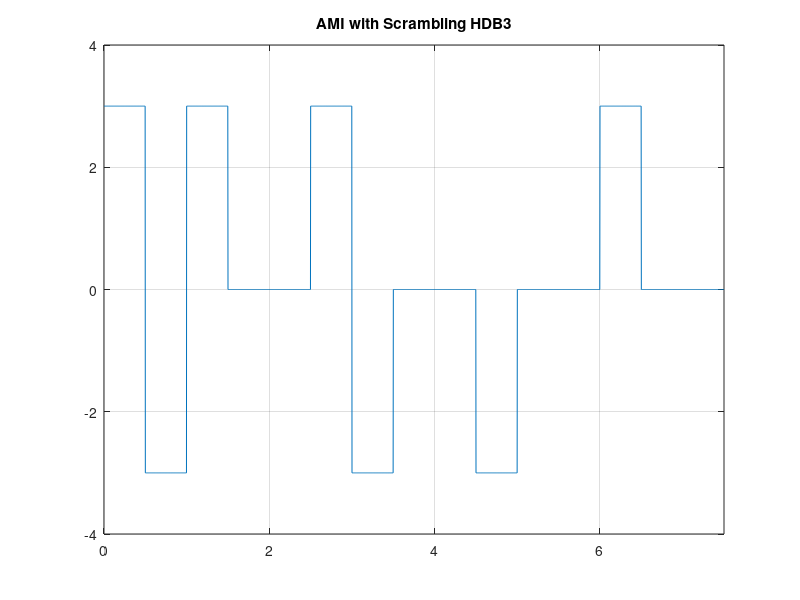

Write MATLAB code to recreate this figure.
    
% AMI with Scrambling HDB3 technique

%         odd, 0000 -> 000V      even, 0000 -> B00V
clc;
clear;

n=200;
bitrate=2;
pulse=-3;
x=[1 1 0 0 0 0 0 0 0 0 0 0 1 0 0];

T=length(x);
np=0;
N=n*T*bitrate;
dt=T/N;
p=pulse;

t=0:dt:T/bitrate;
y=zeros(1,length(t));

   for i=0:T-1;
         if x(i+1)==1              
             y(i*n+1 : (i+1)*n)=-pulse;
             pulse=-pulse;
             np=np+1;
         elseif x(i+1)==2*p  
             y(i*n+1 : (i+1)*n)=pulse;   
              np=np+1; 
         else
             if (mod(np,2)==0 && i+3<=T-1 && x(i+2)==0&&x(i+3)==0&&x(i+4)==0)         
                  y(i*n+1 : (i+1)*n)=-pulse;
                  pulse=-pulse;
                  np=np+1;
                  x(i+2)=0;x(i+3)=0;
                  x(i+4)=2*p;               
             elseif (mod(np,2)==1 && i+3<=T-1 && x(i+2)==0&&x(i+3)==0&&x(i+4)==0)         
                  x(i+2)=0;x(i+3)=0;                 
                  x(i+4)=2*p;
             end;
         end;
   end;
   
plot(t,y);
axis([0 t(end) p-1 -p+1]);
grid on;
title('AMI with Scrambling HDB3');
  
%Decoding
t=0:dt:T/bitrate;
np=0;
z=zeros(1,length(x));

   for i=1:n:length(y);
         if (y(i)==p)
             if(mod(np,2)+1==1 && (i+4*n<=length(y))&&((y(i)==p && y(i+n)==0 && y(i+2*n)==0 && y(i+3*n)==0 && y(i+4*n)==p)))
                y(i+n)=0; y(i+2*n)=0; y(i+3*n)=0;y(i+4*n)=0; z(((i-1)/n)+1)=1; np=np+1; np=np+1;
                
             elseif(mod(np,2)==0&&(i+3*n<=length(y))&&((y(i)==p && y(i+n)==0 && y(i+2*n)==0 && y(i+3*n)==p)))
                y(i+n)=0;y(i+2*n)=0;y(i+3*n)=0; np=np+1;np=np+1;
                
             else z(((i-1)/n)+1)=1; np=np+1;
             end;
         elseif y(i)==-p
            if(mod(np,2)+1==1 &&(i+4*n<=length(y))&&((y(i)==-p && y(i+n)==0 && y(i+2*n)==0 && y(i+3*n)==0 && y(i+4*n)==-p)))
                y(i+n)=0; y(i+2*n)=0; y(i+3*n)=0;y(i+4*n)=0; z(((i-1)/n)+1)=1; np=np+1;np=np+1;
                
            elseif(mod(np,2)==0&&(i+3*n<=length(y))&&((y(i)==-p && y(i+n)==0 && y(i+2*n)==0 && y(i+3*n)==-p)))
                y(i+n)=0;y(i+2*n)=0;y(i+3*n)=0; np=np+1;np=np+1;
                
            else z(((i-1)/n)+1)=1; np=np+1;
            end;
         end;       
   end;
  
z
  